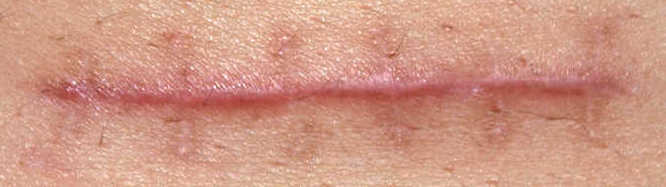
#> input picture test4c.jpg, 666 x 187 px
$ python k_means.py   (older library calls are emulated)
#> lines starting #> are read from the running program, lines starting #| are printed output that depends on the picture; after the words box and inside, x2 and y2 are one past the last pixel; in counts of white or black regions, pixels touching at a corner belong together; long printed decimals are rounded
import numpy as np
import cv2
import matplotlib.pyplot as plt
from scipy.misc import imread
from scipy import ndimage as ndi

def main():
	#take from command line
	import sys
	if len(sys.argv) == 1:
		im = imread('test4c.jpg')
#> im is the input picture: shape (187, 666, 3); mean R, G, B 207.7, 151.2, 132.5
	else:
		im = imread(*sys.argv[1:])

	#rotate image - in degrees
	# im = ndi.rotate(im, 45, mode='constant')
	K = 3
	imK, canny_edge, imR = pre_process(im, K, type = 0)
#> in pre_process, `imR = im[:,:,2]`:
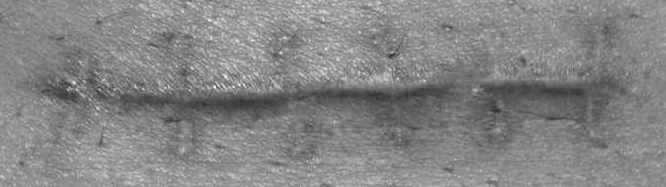
#> imR: shape (187, 666); min 38, max 249, mean 132.5
#> in pre_process, `ret,label,center=cv2.kmeans(Z,K,None,criteria,10,cv2.KMEANS_RANDOM_CEN..`: ret = 9217688.8; center = [126.1, 91.97, 147.6]
#> in pre_process, `center = np.uint8(center)`: center = [126, 91, 147]
#> in pre_process, `canny_edge = cv2.Canny(imK,200,100)`:
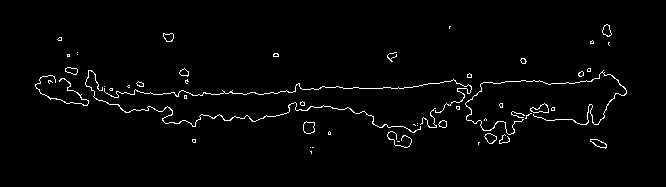
#> canny_edge: shape (187, 666); 2% white in thin lines or dots, all inside (x1, y1, x2, y2) = (35, 24, 627, 154)
	mask, avg_intesity = get_mask(imK, imR)
	# masked = mask * imR
	plt.subplot(4,1,1), plt.imshow(im,cmap='pink')
	plt.subplot(4,1,2), plt.imshow(imR,cmap='pink')
	plt.subplot(4,1,3), plt.imshow(imK,cmap='pink')
	plt.subplot(4,1,4), plt.imshow(mask,cmap='pink')
	plt.show()

	# canny_edge = ndi.rotate(canny_edge, 20, mode='constant')
	fig = plt.figure()
	ax1 = fig.add_subplot(3,1,1)
	ax2 = fig.add_subplot(3,1,2)
	ax3 = fig.add_subplot(3,1,3)
	theta_deg = auto_rotate(ax1, ax2, ax3, canny_edge)

	horiz_im = ndi.rotate(imK, -int(round(theta_deg)), mode='nearest',cval=255)
	horiz_im = pre_process(horiz_im, K, type = 1)
	horiz_orig_im = ndi.rotate(im, -int(round(theta_deg)), mode='constant',cval=255)

	plt.subplot(2,1,1), plt.imshow(imK,cmap='pink')
	plt.subplot(2,1,2), plt.imshow(horiz_im,cmap='pink')
	plt.show()

	imL = np.copy(horiz_im)

	row_val, row_ind, scar_start, scar_length = get_row(imL)
	print('pixel length is ', row_val)

	plt.subplot(3,1,1), plt.imshow(horiz_im,cmap='pink')
	row_correct = imK.shape[0] - row_ind
	plt.plot([scar_start, scar_start+scar_length], [row_ind, row_ind],linewidth=5)
	plt.subplot(3,1,2), plt.imshow(horiz_orig_im,cmap='pink')
	plt.subplot(3,1,3), plt.imshow(horiz_orig_im,cmap='pink')
	plt.plot([scar_start, scar_start+scar_length], [row_ind, row_ind],linewidth=5)
	plt.show()

def get_row(imBlack):
	min_intensity = np.min(imBlack)
	imBlack[imBlack!=min_intensity] = 0
	imBlack[imBlack==min_intensity] = 1
	rows = np.sum(imBlack, axis=1)
	row_ind = np.argmax(rows)
	row_val = np.max(rows)
	count = -1
	neighbouring = 0
	white = 1
	max_neighbouring = int(row_val/5)
	while neighbouring < max_neighbouring:
		count +=1
		if imBlack[row_ind, count] == 1:
			white = 0
			while white == 0:
				if imBlack[row_ind, count] == 1:
					count += 1
					neighbouring += 1
					if neighbouring >= max_neighbouring:
						break
				else:
					neighbouring = 0
					white = 1
	scar_start = count - max_neighbouring
	white = 0
	count = int(np.copy(scar_start))
	scar_length = 0
	while white == 0 and count < imBlack.shape[1]:
		if imBlack[row_ind, count] == 1:
			count += 1
			scar_length += 1
		else:
			white = 1
	return row_val, row_ind, scar_start, scar_length

def get_mask(imK, im_original):
	min_val = np.amin(imK)
#> min_val = 91
	s = np.shape(imK)
#> s = (187, 666)
	mask = np.zeros(s)
	mask_count = 0
	for i in range(s[0]):
		for j in range(s[1]):
			if imK[i,j] == min_val:
				mask[i,j] = im_original[i,j]
				mask_count += 1
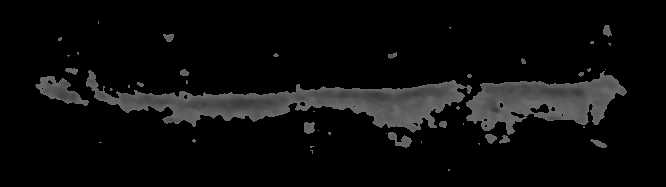
#> mask: shape (187, 666) float64; min 0, max 108, mean 12.1
#> after the loop, mask_count = 16365
	mask_intesites = np.zeros(mask_count)
#> mask_intesites = 16365 values from 0 to 0
	mask_count = 0
	for i in range(s[0]):
		for j in range(s[1]):
			if imK[i,j] == min_val:
				mask_intesites[mask_count] = im_original[i,j]
				mask_count += 1
#> after the loop, mask_count = 16365; mask_intesites = 16365 values, max 108 at index 5, min 57 at index 8636, mean 91.97
	avg_intesity = int(np.round(np.mean(mask_intesites)))
#> avg_intesity = 92
	print('average intentity is ', avg_intesity)
#| average intentity is  92
	return mask, avg_intesity

def auto_rotate(input_ax, line_ax, output_ax, canny_edge):
	#convert image to co ordinated
	white_coord = get_scar_coord(canny_edge)
	#extract co ordinates
	x = white_coord[:,0]
	y = white_coord[:,1]
	input_ax.imshow(canny_edge,cmap='pink')
	line_ax.plot(x, y, '.')

	alphaI = 2 * np.eye(2)       #covarance of prior
	betaI = np.eye(2)              #variance of noise in data
	m, S = get_posterior(x, y, alphaI, betaI)  #update posterior

	theta_rad = np.arctan(m[1])     #find angle from gradient
	theta_deg = (theta_rad*(180/np.pi))    #convert to degrees
	print('rotated ', theta_deg, ' degrees')

	#plot linear regression line
	xplot = [0, 650]
	y1 = [0,0]
	for n in range(2):
		y1[n] = m[1]*xplot[n] + m[0]

	line_ax.plot(xplot, y1, 'r')
	rotated_im = ndi.rotate(canny_edge, -int(round(theta_deg)), mode='constant',cval=255)
	output_ax.imshow(rotated_im,cmap='pink')
	plt.show()

	return theta_deg

def get_scar_coord(canny_edge):
	#convert to a binary image
	s = np.shape(canny_edge)
#> s = (187, 666)
	canny_bin = canny_edge.copy()
	canny_mag = np.amax(canny_bin)
#> canny_mag = 255
	canny_bin = (canny_bin/canny_mag)*255    #scale image to 255
	white_pix = 0     #initilise count for number of white pixels
	for i in range(s[0]):
		for j in range(s[1]):
			if canny_bin[i,j] > 100:   #threshold to push pixels to white
				canny_bin[i,j] = 255
				white_pix += 1
			else:
				canny_bin[i,j] = 0
#> after the loop, white_pix = 2454

	white_coord = np.zeros([white_pix,2])   #initilse ammount of white pixels
	ind = 0
	white_len = len(white_coord)
#> white_len = 2454
	for i in range(s[0]):
		for j in range(s[1]):
			if canny_bin[i,j] == 255:
				white_coord[ind, :] = [j, np.abs(i - s[0])]
				ind += 1
#> after the loop, ind = 2454
#> in auto_rotate, `white_coord = get_scar_coord(canny_edge)`: white_coord = 2454 pairs, first value 35 to 626, second value 34 to 163
#> in auto_rotate, `x = white_coord[:,0]`: x = 2454 values, max 626 at index 847, min 35 at index 563, mean 350.3
#> in auto_rotate, `y = white_coord[:,1]`: y = 2454 values, max 163 at index 0, min 34 at index 2453, mean 86.74
	return white_coord

def pre_process(im, K, type):
	if type == 0:
		imR = im[:,:,2]     #only red channel
		imR = cv2.medianBlur(imR,5)
		# Z = imR.reshape((-1,3))
		Z = np.reshape(imR, (-1, 1))
		# convert to np.float32 as required from kmeans input
		Z = np.float32(Z)

		# define criteria, number of clusters(K) and apply kmeans()
		criteria = (cv2.TERM_CRITERIA_EPS + cv2.TERM_CRITERIA_MAX_ITER, 10, 1.0)
		# K = 2   #number of clusters
		ret,label,center=cv2.kmeans(Z,K,None,criteria,10,cv2.KMEANS_RANDOM_CENTERS)

		#convert back into uint8, and make original image
		center = np.uint8(center)
		res = center[label.flatten()]
		imK = res.reshape((imR.shape))

		#take canny edges of kmeans
		canny_edge = cv2.Canny(imK,200,100)
		return imK, canny_edge, imR
	if type == 1:
		Z = np.reshape(im, (-1, 1))
		# convert to np.float32 as required from kmeans input
		Z = np.float32(Z)

		# define criteria, number of clusters(K) and apply kmeans()
		criteria = (cv2.TERM_CRITERIA_EPS + cv2.TERM_CRITERIA_MAX_ITER, 10, 1.0)
		# K = 2   #number of clusters
		ret,label,center=cv2.kmeans(Z,K,None,criteria,10,cv2.KMEANS_RANDOM_CENTERS)

		#convert back into uint8, and make original image
		center = np.uint8(center)
		res = center[label.flatten()]
		imK = res.reshape((im.shape))
		return imK

########################################
#functions for Baysian linear regression
from scipy.stats import norm

def get_prior(alphaI):
	m = [0, 0]
	K = np.linalg.inv(alphaI)
	return m, K

def get_posterior(x, y, alphaI, betaI):
	x1 = np.ones(x.shape)
#> x1 = 2454 values from 1 to 1
	X = np.stack((x1, x))
	alpha = np.linalg.inv(alphaI)
	beta = np.linalg.inv(betaI)
	beta = np.eye(2)
	beta = beta * 5
	I = np.eye(2)
	XTX = np.dot(X, np.transpose(X))
#> XTX = [[2454, 859598], [859598, 377993944]]
	XT = np.transpose(X)
#> XT = 2454 pairs, first value 1 to 1, second value 35 to 626
	first = np.dot(beta, XTX)
#> first = [[12270, 4297990], [4297990, 1.89e+09]]
	s = np.add(first, alpha)
#> s = [[12270.5, 4297990], [4297990, 1.89e+09]]
	sInv = np.linalg.inv(s)
#> sInv = [[0.000401, -9.11e-07], [-9.11e-07, 2.6e-09]]
	first = np.dot(beta, sInv)
#> first = [[0.002, -4.55e-06], [-4.55e-06, 1.3e-08]]
	second = np.dot(X, y)
#> second = [212850, 72740678]
	m = np.dot(first, second)
#> m = [95, -0.0236]

	return m, sInv

if __name__ == "__main__":
    main()
#> in auto_rotate, `m, S = get_posterior(x, y, alphaI, betaI)`: S = [[0.000401, -9.11e-07], [-9.11e-07, 2.6e-09]]
#> in auto_rotate, `theta_rad = np.arctan(m[1])`: theta_rad = -0.0236
#> in auto_rotate, `theta_deg = (theta_rad*(180/np.pi))`: theta_deg = -1.35
#| rotated  -1.352  degrees
#> after the loop in auto_rotate, `for n in range(2):`: y1 = [95, 79.66]
#> in main, `theta_deg = auto_rotate(ax1, ax2, ax3, canny_edge)`: theta_deg = -1.35
#> in main, `horiz_im = ndi.rotate(imK, -int(round(theta_deg)), mode='nearest',cval..`:
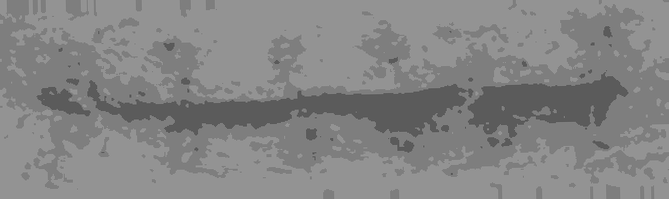
#> horiz_im: shape (199, 669); min 78, max 154, mean 132.4
#> in main, `horiz_orig_im = ndi.rotate(im, -int(round(theta_deg)), mode='constant'..`:
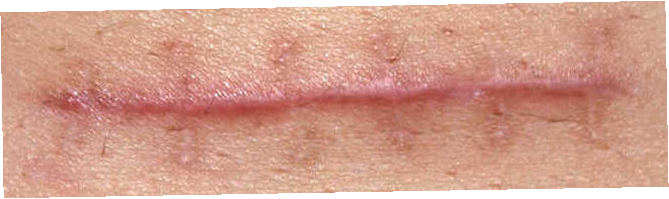
#> horiz_orig_im: shape (199, 669, 3); mean R, G, B 211, 158.5, 141.1
#> in get_row, `min_intensity = np.min(imBlack)`: min_intensity = 91
#> in get_row, `imBlack[imBlack!=min_intensity] = 0`: imBlack: shape (199, 669); values 0 (black) and 91 (white), 12.3% white; 45 white regions (28 under 20 px), largest, box (x1, y1, x2, y2) and area: (87, 80, 473, 138) 9037, (468, 72, 628, 138) 5482, (36, 87, 91, 116) 766
#> in get_row, `imBlack[imBlack==min_intensity] = 1`:
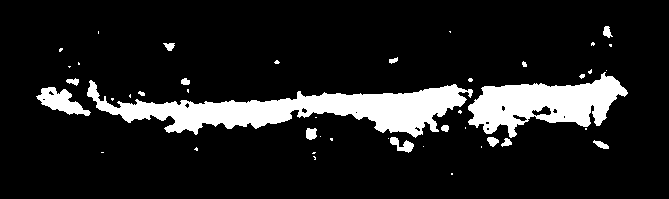
#> imBlack: shape (199, 669); values 0 (black) and 1 (white), 12.3% white; 45 white regions (28 under 20 px), largest, box (x1, y1, x2, y2) and area: (87, 80, 473, 138) 9037, (468, 72, 628, 138) 5482, (36, 87, 91, 116) 766
#> in get_row, `rows = np.sum(imBlack, axis=1)`: rows = 199 values, max 531 at index 105, min 0 at index 0, mean 82.25
#> in get_row, `row_ind = np.argmax(rows)`: row_ind = 105
#> in get_row, `row_val = np.max(rows)`: row_val = 531
#> in get_row, `max_neighbouring = int(row_val/5)`: max_neighbouring = 106
#> the loop in get_row, `while neighbouring < max_neighbouring:` made 72 passes
#> after the loop in get_row, `while neighbouring < max_neighbouring:`: count = 295
#> in get_row, `scar_start = count - max_neighbouring`: scar_start = 189
#> after the loop in get_row, `while white == 0 and count < imBlack.shape[1]:`: count = 462; scar_length = 273
#> in main, `row_val, row_ind, scar_start, scar_length = get_row(imL)`: row_val = 531; row_ind = 105; scar_start = 189; scar_length = 273
#| pixel length is  531
#> in main, `row_correct = imK.shape[0] - row_ind`: row_correct = 82
#> in main, `plt.show()`:
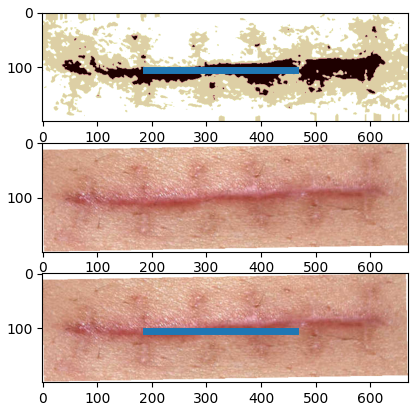
#> figure drawn by matplotlib, 3 panels

$ run again, with paperC.jpg copied over test4c.jpg
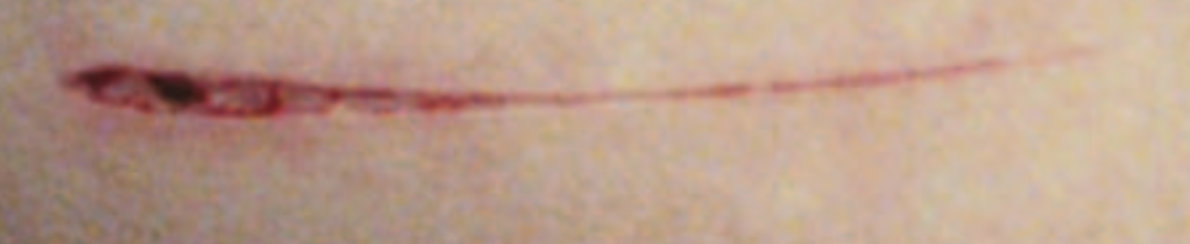
#> input picture paperC.jpg, 1190 x 244 px
#> in main, im is the input picture: shape (244, 1190, 4); mean R, G, B, A 187.5, 157.7, 140, 255
#> in pre_process, `ret,label,center=cv2.kmeans(Z,K,None,criteria,10,cv2.KMEANS_RANDOM_CEN..`: ret = 31584940.2; center = [156.6, 120.6, 67.46]
#> in pre_process, `center = np.uint8(center)`: center = [156, 120, 67]
#> in pre_process, `canny_edge = cv2.Canny(imK,200,100)`:
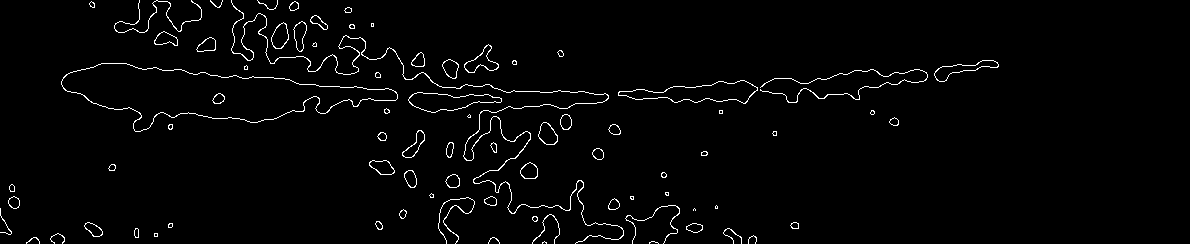
#> canny_edge: shape (244, 1190); 2.1% white in thin lines or dots, all inside (x1, y1, x2, y2) = (0, 0, 999, 244)
#> min_val = 67
#> after the loop in get_mask, `for i in range(s[0]):`: mask_count = 12824
#> after the loop in get_mask, `for i in range(s[0]):`: mask_intesites = 12824 values, max 93 at index 0, min 21 at index 4782, mean 67.46
#> in get_mask, `avg_intesity = int(np.round(np.mean(mask_intesites)))`: avg_intesity = 67
#| average intentity is  67
#> canny_mag = 255
#> in auto_rotate, `white_coord = get_scar_coord(canny_edge)`: white_coord = 6130 pairs, first value 0 to 998, second value 1 to 244
#> x = 6130 values, max 998 at index 1390, min 0 at index 5201, mean 448.4
#> y = 6130 values, max 244 at index 0, min 1 at index 6109, mean 128.3
#> XTX = [[6130, 2748499], [2748499, 1.54e+09]]
#> XT = 6130 pairs, first value 1 to 1, second value 0 to 998
#> in get_posterior, `first = np.dot(beta, XTX)`: first = [[30650, 13742495], [13742495, 7.7e+09]]
#> in get_posterior, `s = np.add(first, alpha)`: s = [[30650.5, 13742495], [13742495, 7.7e+09]]
#> sInv = [[0.000163, -2.91e-07], [-2.91e-07, 6.49e-10]]
#> in get_posterior, `first = np.dot(beta, sInv)`: first = [[0.000815, -1.45e-06], [-1.45e-06, 3.24e-09]]
#> second = [786758, 335669482]
#> in get_posterior, `m = np.dot(first, second)`: m = [153.2, -0.0554]
#> in auto_rotate, `m, S = get_posterior(x, y, alphaI, betaI)`: S = [[0.000163, -2.91e-07], [-2.91e-07, 6.49e-10]]
#> theta_rad = -0.0553
#> in auto_rotate, `theta_deg = (theta_rad*(180/np.pi))`: theta_deg = -3.17
#| rotated  -3.170  degrees
#> after the loop in auto_rotate, `for n in range(2):`: y1 = [153.2, 117.2]
#> in main, `theta_deg = auto_rotate(ax1, ax2, ax3, canny_edge)`: theta_deg = -3.17
#> min_intensity = 67
#> rows = 306 values, max 427 at index 137, min 0 at index 0, mean 43.04
#> in get_row, `row_ind = np.argmax(rows)`: row_ind = 137
#> in get_row, `row_val = np.max(rows)`: row_val = 427
#> max_neighbouring = 85
#> the loop in get_row, `while neighbouring < max_neighbouring:` made 68 passes
#> after the loop in get_row, `while neighbouring < max_neighbouring:`: count = 152
#> in get_row, `scar_start = count - max_neighbouring`: scar_start = 67
#> after the loop in get_row, `while white == 0 and count < imBlack.shape[1]:`: count = 402; scar_length = 335
#> in main, `row_val, row_ind, scar_start, scar_length = get_row(imL)`: row_val = 427; row_ind = 137; scar_start = 67; scar_length = 335
#| pixel length is  427
#> row_correct = 107
#> in main, `plt.show()`:
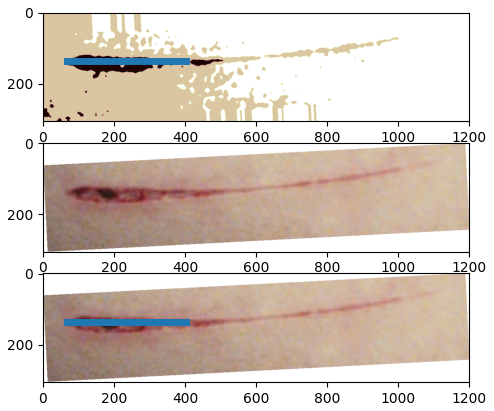
#> figure drawn by matplotlib, 3 panels
